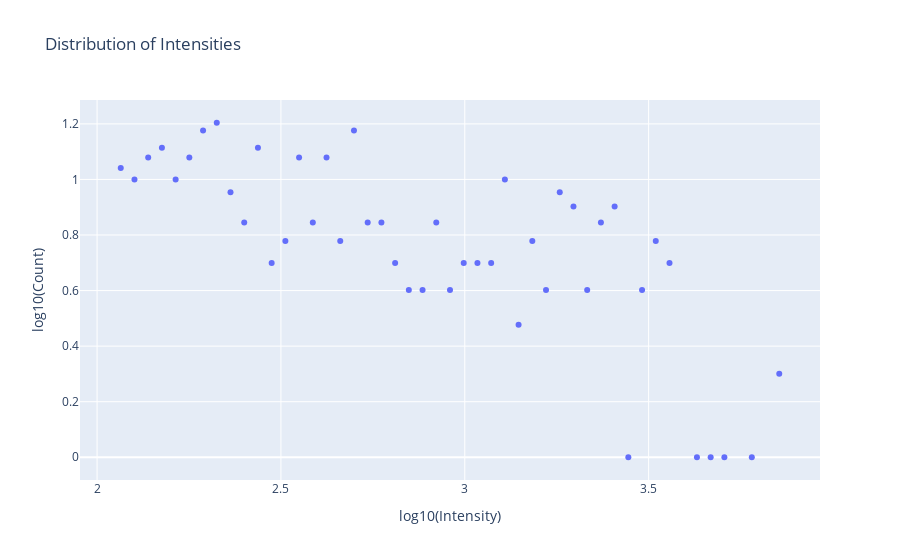

Notebook source saved alongside this figure:
### Code cell
#LOG SPACED BINNNING -  NO KDE
min_intensity = np.min(peak_heights)
max_intensity = np.max(peak_heights)
bins = np.logspace(np.log10(min_intensity), np.log10(max_intensity), num=50)


counts, edges = np.histogram(peak_heights, bins=bins)


bin_centers = (edges[:-1] + edges[1:]) / 2
nonzero = counts > 0

fig = go.Figure()
fig.add_trace(go.Scatter(
    x=np.log10(bin_centers[nonzero]),
    y=np.log10(counts[nonzero]),
    mode='markers',
    name='Intensity Distribution'
))
fig.update_layout(
    title='Distribution of Intensities',
    xaxis_title='log10(Intensity)',
    yaxis_title='log10(Count)',
    showlegend=False
)
fig.show()

### Figure 1 — Plotly figure (JSON) as saved in the notebook; plotly's stock layout.template omitted (floating-point values rounded to 4 significant figures)
{"data": [{"mode": "markers", "name": "Intensity Distribution", "type": "scatter", "x": [2.064, 2.102, 2.139, 2.176, 2.214, 2.251, 2.288, 2.326, 2.363, 2.4, 2.437, 2.475, 2.512, 2.549, 2.587, 2.624, 2.661, 2.699, 2.736, 2.773, 2.811, 2.848, 2.885, 2.923, 2.96, 2.997, 3.034, 3.072, 3.109, 3.146, 3.184, 3.221, 3.258, 3.296, 3.333, 3.37, 3.408, 3.445, 3.482, 3.52, 3.557, 3.631, 3.669, 3.706, 3.781, 3.855], "y": [1.041, 1.0, 1.079, 1.114, 1.0, 1.079, 1.176, 1.204, 0.9542, 0.8451, 1.114, 0.699, 0.7782, 1.079, 0.8451, 1.079, 0.7782, 1.176, 0.8451, 0.8451, 0.699, 0.6021, 0.6021, 0.8451, 0.6021, 0.699, 0.699, 0.699, 1.0, 0.4771, 0.7782, 0.6021, 0.9542, 0.9031, 0.6021, 0.8451, 0.9031, 0.0, 0.6021, 0.7782, 0.699, 0.0, 0.0, 0.0, 0.0, 0.301]}], "layout": {"showlegend": false, "title": {"text": "Distribution of Intensities"}, "xaxis": {"title": {"text": "log10(Intensity)"}}, "yaxis": {"title": {"text": "log10(Count)"}}}}
